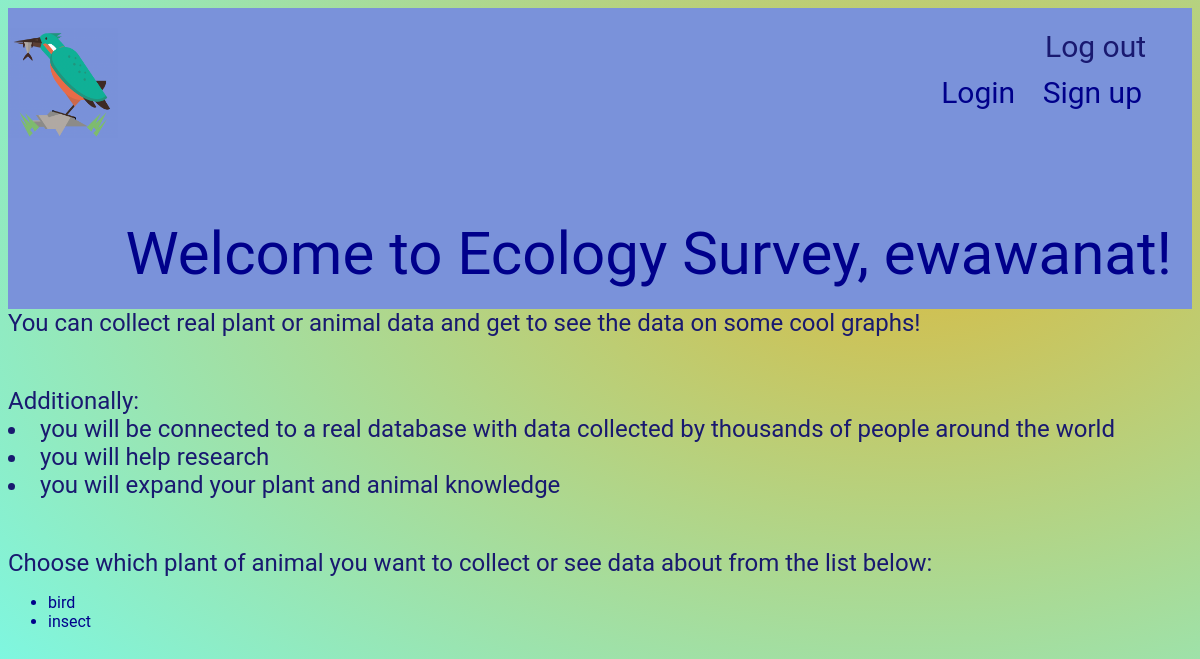
Page /enterdata/ (signed in) on the earlier database version.
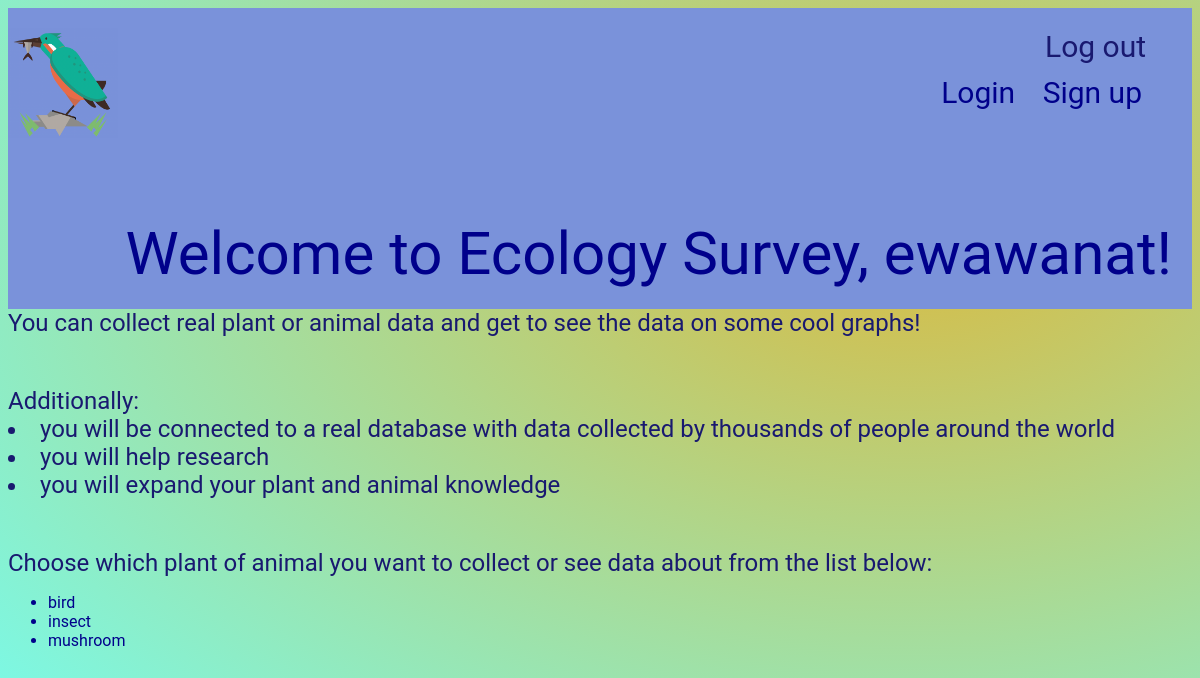
Same page on the later database version.
### enterdata/models.py (models this page shows, shortened)
class Category(models.Model):
    name = models.CharField(max_length=50, primary_key=True)
    slug = models.SlugField(unique=True)

### enterdata/views.py (the view)
# urls.py: path('', views.categoryChoice, name = 'category'),
@login_required(login_url="/accounts/login/") #this is so that the user can only add data if they are logged in, if not logged in, redirect to login page
def categoryChoice(request):
    categories = Category.objects.all()
    context_dict = {}
    context_dict['categories'] = []
    for category in categories:
        context_dict['categories'].append(category)
    add = True
    context_dict['add'] = add
    return render(request, 'category.html', context = context_dict)

### templates/category.html (shortened to what this page needs)
{% extends 'base_layout.html' %}
{% block content %}
<header>
{% if user.is_authenticated %}
<h1> Welcome to Ecology Survey, {{ user.username }}! <h1>
{% else %}
<h1> Welcome to Ecology Survey! <h1>
{%endif%}
</header>
<div class = "welcome-message">
    <h2>You can collect real plant or animal data and get to see the data on some cool graphs!
    <div class = "padding"> Additionally:
        <li> you will be connected to a real database with data collected by thousands of people around the world </li>
        <li> you will help research </li>
        <li> you will expand your plant and animal knowledge </li>
    </div>
    <div class = "padding">
    Choose which plant of animal you want to collect or see data about from the list below:
    </h2>
</div>
<div>
    {% if add %}
    <ul>
        {% for category in categories %}
            <li><a href="{% url 'enterdata:enterdata' category.slug %}">{{ category.name }}</a></li>
        {% endfor %}
    </ul>
    {% endif %}
</div>
{% endblock %}

### templates/base_layout.html (shortened to what this page needs)
{% load static %}
<!DOCTYPE html>
<html>
 <head>
    <link rel="stylesheet" href = "{% static 'kwakstyle.css' %}">
</head>
<body>
    <header>
        <nav width = 100%>
        <div id = "logo" width = 100%>
            <img src = "{% static 'bird_blue.png' %}" style = "position: absolute; left: 0;" alt = "logo" width="110" height="110">
            {% if user.is_authenticated %}
                    <form class = "logout-link" action = "{% url 'accounts:logout' %}" method = "post">
                        <button type = "submit"> Log out </button>
                    </form>
                    {% endif %}
        </div>
        <div width = 100%>
            {% if user.is_authenticated %}
                <li><a href = "{% url 'accounts:login' %}">Login</a></li>
                <li><a href = "{% url 'accounts:signup' %}">Sign up</a></li>
            {% endif %}
        </div>
        </nav>
    </header>
    {% block content %}
    {% endblock %}
</body>
</html>

### assets/kwakstyle.css (style rules this page uses)
* { box-sizing: border-box; }
body { color: darkblue; }
body * { font-family: "Roboto", sans-serif; }
h1, h2, h3, h4, h5 { font-weight: normal; margin: 0; }
.padding { padding-top: 50px; }
header { background-color: #7a92da; padding: 20px 0; position: relative; text-align: right; width: 100%; font-size: 30px; }
header h1 { display: inline-flex; text-align:justify; margin-left: 20px; }
nav { height: 150px; justify-self: end; padding-right: 40px; }
#logo { justify-self: left; display: inline-block; }
.logout-link { display: inline-block; }
nav li { display: inline-flex; padding: 10px; margin-left: 0px; margin-top: 0; }
nav button { background-color: transparent; color: midnightblue; cursor: pointer; border: 0; font-size: 1em; }
.welcome-message { color: midnightblue; }
a, a:hover, a:visited { color: darkblue; text-decoration: none; }
html { height: 100%; }
body { background: radial-gradient(at 76% 28%,#FFA100 -37%,#72FFF6 101%); height: 100%; }

Differences in the rows shown:
added Category: name "mushroom"
